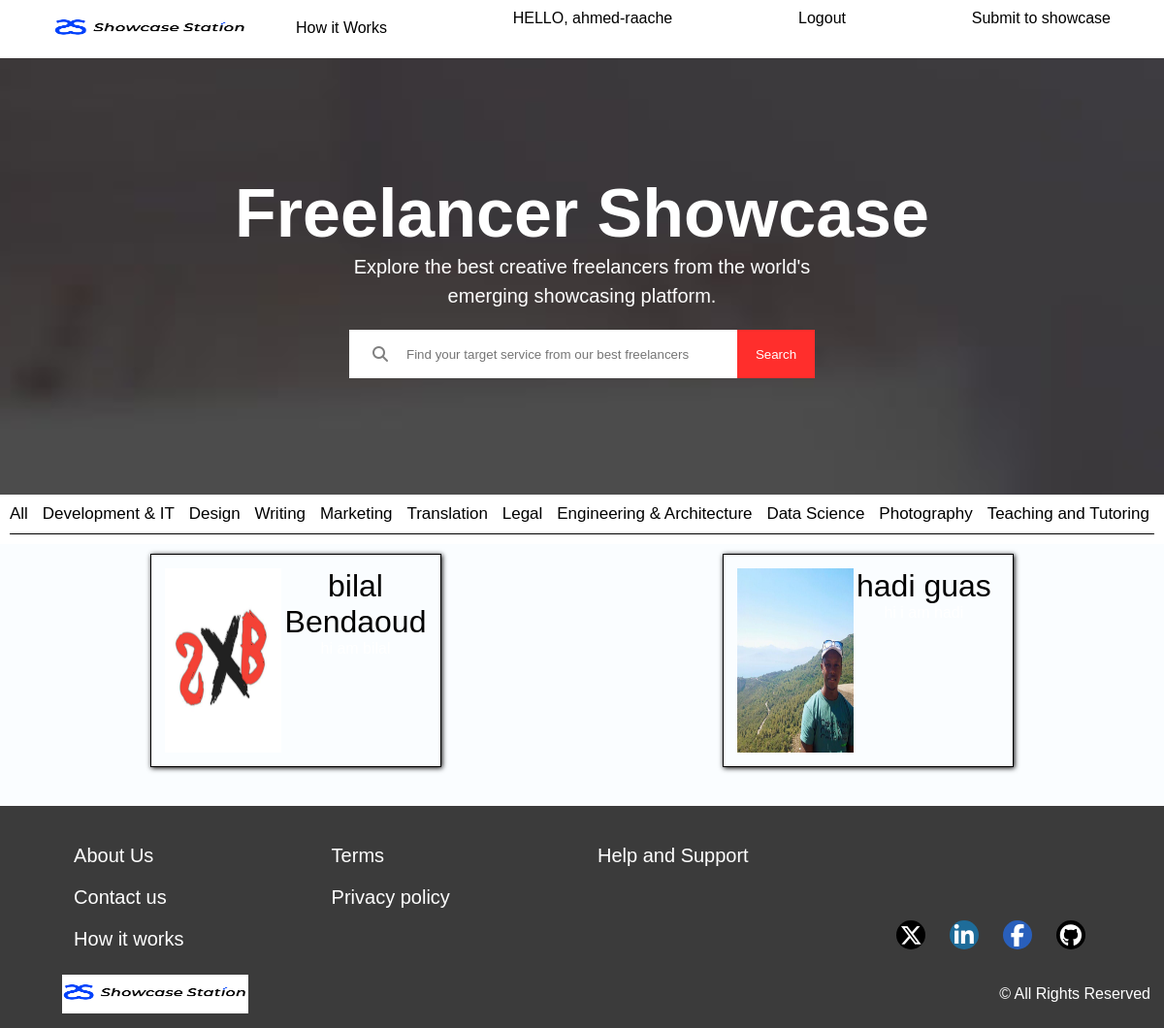
The page /Development and IT/ (signed in) on the database its author committed.
### freelancers/models.py (models this page shows, shortened)
class Freelancer(models.Model):
    user = models.OneToOneField(User, on_delete=models.CASCADE)
    firstname = models.CharField(max_length=20)
    lastname = models.CharField(max_length=20)
    nationality = models.CharField(max_length=30)
    age = models.CharField(max_length=3)
    phone_number = models.CharField(max_length=20)
    photo_id = models.ImageField(upload_to="freelancer_photos/", blank=True, null=True)
    email = models.CharField(max_length=50)
    bio = models.CharField(max_length=200)
    description = models.CharField(max_length=4000)
    facebook_link = models.CharField(max_length=100, blank=True, null=True)
    instagram_link = models.CharField(max_length=100, blank=True, null=True)
    whatsapp_link = models.CharField(max_length=100, blank=True, null=True)
    telegram_link = models.CharField(max_length=100, blank=True, null=True)
    linkedin_link = models.CharField(max_length=100, blank=True, null=True)
    viber_link = models.CharField(max_length=100, blank=True, null=True)
    twitter_link = models.CharField(max_length=100, blank=True, null=True)
    skype_link = models.CharField(max_length=100, blank=True, null=True)
    tiktok_link = models.CharField(max_length=100, blank=True, null=True)
    youtube_link = models.CharField(max_length=100, blank=True, null=True)
    github_link = models.CharField(max_length=100, blank=True, null=True)
    behance_link = models.CharField(max_length=100, blank=True, null=True)
    categories = models.ManyToManyField("Category", related_name="freelancers")

### accounts/views.py (the view)
# urls.py: 2. Add a URL to urlpatterns:  path('', views.home, name='home')
def home(request, category=None):
    if category is not None:
        freelancers = Freelancer.objects.filter(categories__name=category)
    else:
        freelancers = Freelancer.objects.all()
    return render(request, "homepage.html", {"freelancers": freelancers})

### templates/homepage.html (shortened to what this page needs)
{% load static %}
<!DOCTYPE html>
<html lang="en">
<head>
    <link rel="stylesheet" href="{% static '../static/css/for_homepage1_2.css' %}">
    <link rel="stylesheet" href="https://cdnjs.cloudflare.com/ajax/libs/font-awesome/6.5.2/css/all.min.css"
 />
</head>
<body>
    <div class="first">
        <div class="head">
            <img src="{% static '../static/images/logo.png' %}" alt="">
            <a href="{% url 'how it works' %}">How it Works</a>
        </div>
        {% if user.is_authenticated %}
        <span class="links">HELLO, {{ user.username }}</span>
        <a href="{% url 'logout' %}">Logout</a>
        {% if user.freelancer %}
        <a href="{% url 'submit_portfolio' freelancer_id=user.freelancer.id %}">Submit to showcase</a>
        {% endif %}
        {% else %}
        <div class="links">
            <a href="{% url 'login' %}">Log In</a>
            <a href="{% url 'signup' %}">Sign Up</a>
        </div>
        {% endif %}
    </div>
    <div class="page">
        <h1>Freelancer Showcase</h1>
        <p>Explore the best creative freelancers from the world's
            emerging showcasing platform.</p>
        <div class="search">
            <i class="fa-sharp fa-solid fa-magnifying-glass"></i>
            <input type="search" id="search" placeholder="Find your target service from our best freelancers">
            <button type="button" id="but">Search</button>
        </div>
    </div>
    <div class="categories">
        <a href="{% url 'homepage' %}">All</a>
        <a href="{% url 'homepage_with_category' 'Development and IT' %}">Development & IT</a>
        <a href="{% url 'homepage_with_category' 'Design and Creative' %}">Design</a>
        <a href="{% url 'homepage_with_category' 'Writing and Copywriting' %}">Writing</a>
        <a href="{% url 'homepage_with_category' 'Sales and Marketing' %}">Marketing</a>
        <a href="{% url 'homepage_with_category' 'Translation & caption' %}">Translation</a>
        <a href="{% url 'homepage_with_category' 'Legal' %}">Legal</a>
        <a href="{% url 'homepage_with_category' 'Engineering and Architecture' %}">Engineering & Architecture</a>
        <a href="{% url 'homepage_with_category' 'Data Science and Analysis' %}">Data Science</a>
        <a href="{% url 'homepage_with_category' 'Photography' %}">Photography</a>
        <a href="{% url 'homepage_with_category' 'Teaching and Tutoring' %}">Teaching and Tutoring</a>
    </div>
    <div class="freelencers">
        {% for f in freelancers %}
        <a href="{% url 'profile' freelancer_id=f.id %}" class="profile-link">
            <div class="all">
                {% if f.photo_id %}
                <img src="{{ f.photo_id.url }}" alt="">
                {% endif %}
                <div class="description">
                    {% if f.firstname and f.lastname %}
                    <h1>{{ f.firstname }} {{ f.lastname }}</h1>
                    {% endif %}
                    {% if f.bio %}
                    <p>{{ f.bio }}</p>
                    {% endif %}
                </div>
            </div>
        </a>
        {% endfor %}
    </div>
    <footer id="footer">
        <div class="foot">
            <div class="cont">
                <a href="{% url 'about' %}">About Us</a>
                <a href="{% url 'contact' %}">Contact us</a>
                <a href="{% url 'how it works' %}">How it works</a>
            </div>
            <div class="cont">
                <a href="{% url 'terms' %}">Terms</a>
                <a href="{% url 'privacy' %}">Privacy policy</a>
            </div>
            <div class="cont">
                <a href="{% url 'help' %}">Help and Support</a>
            </div>
            <div class="cont">
                <a href="#"><i class="fa-brands fa-x-twitter" style="background-color : black"></i></a>
                <a href="#"><i class="fa-brands fa-linkedin-in "></i></a>
                <a href="#"><i class="fa-brands fa-facebook-f "
                        style="background-color: rgba(36, 109, 234, 0.733);"></i></a>
                <a href="#"> <i class="fa-brands fa-github " style="background-color : black"></i></a>
            </div>
        </div>
        <div class="cont1">
            <img src="{% static '../static/images/logo.png' %}">
            <p>&copy; All Rights Reserved</p>
        </div>
    </footer>
</body>
</html>

### static/css/for_homepage1_2.css (style rules this page uses)
* { box-sizing: border-box; margin: 0; padding: 0%; outline: none; border: none; font-family: Helvetica, sans-serif; text-decoration: none; color: black; }
img { width: 200px; height: 100%; }
a { width: fit-content; }
.first { display: flex; max-width: 1090px; justify-content: space-between; align-self: center; margin: 10px auto; max-height:40px; }
.head { gap: 50px; }
.page { background-image: url(../images/for_homepage1_2.jpeg); height: 450px; background-size: cover; display: flex; flex-direction: column; justify-content: center; align-items: center; }
h1,p { text-align: center; text-align-last: center; font-weight: 100; }
.page h1,p { color: white; }
.page h1 { font-size:70px; font-weight: 600; }
.page p { max-width: 510px; font-size: 20px; padding: 0 5px; line-height: 30px; }
.search { display: flex; margin-top: 20px; position: relative; }
.search i { position: absolute; left: 24px; align-self: center; color: grey; }
input { padding-left: 38px; height: 50px; width: 400px; }
button { color: white; background-color:#ff2e2cff ; width: 80px; padding: 5px; cursor: pointer; height: 50px; }
input::placeholder { padding-left: 21px; }
.freelencers { background-color:rgba(240, 248, 255, 0.363); max-width:1230px ; display: flex; flex-wrap: wrap; padding: 10px; justify-content: space-around; }
.freelencers img { width: 120px; height: 190px; margin-right: 3px; }
.all { display: flex; width: 300px; border: 1px solid ; padding: 14px; box-shadow: 1px 1px 5px black; margin-bottom: 30px; }
.foot { display: flex; justify-content: space-between; }
.cont { max-width: 260px; font-size: 20px; display: flex; flex-direction: column; margin: 40px auto 0px; gap: 20px; }
.cont a { text-align: center; color: white; }

### rows shown on the page
Freelancer: photo_id (picture), firstname "bilal", lastname "Bendaoud"
Freelancer: photo_id (picture), firstname "hadi", lastname "guas"

### other values the page prints
{{ user.username }} "ahmed-raache"
